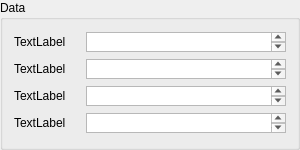
                  <widget class="QGroupBox" name="groupBox_3">
                   <property name="sizePolicy">
                    <sizepolicy hsizetype="Maximum" vsizetype="Maximum">
                     <horstretch>0</horstretch>
                     <verstretch>0</verstretch>
                    </sizepolicy>
                   </property>
                   <property name="minimumSize">
                    <size>
                     <width>300</width>
                     <height>150</height>
                    </size>
                   </property>
                   <property name="maximumSize">
                    <size>
                     <width>400</width>
                     <height>16777215</height>
                    </size>
                   </property>
                   <property name="title">
                    <string>Data</string>
                   </property>
                   <layout class="QVBoxLayout" name="verticalLayout_2">
                    <item>
                     <layout class="QHBoxLayout" name="horizontalLayout_10">
                      <item>
                       <widget class="QLabel" name="label_5">
                        <property name="text">
                         <string>TextLabel</string>
                        </property>
                       </widget>
                      </item>
                      <item>
                       <widget class="QTextEdit" name="textEdit">
                        <property name="sizePolicy">
                         <sizepolicy hsizetype="Maximum" vsizetype="Expanding">
                          <horstretch>0</horstretch>
                          <verstretch>0</verstretch>
                         </sizepolicy>
                        </property>
                        <property name="minimumSize">
                         <size>
                          <width>100</width>
                          <height>20</height>
                         </size>
                        </property>
                        <property name="maximumSize">
                         <size>
                          <width>200</width>
                          <height>20</height>
                         </size>
                        </property>
                       </widget>
                      </item>
                     </layout>
                    </item>
                    <item>
                     <layout class="QHBoxLayout" name="horizontalLayout_9">
                      <item>
                       <widget class="QLabel" name="label_6">
                        <property name="text">
                         <string>TextLabel</string>
                        </property>
                       </widget>
                      </item>
                      <item>
                       <widget class="QTextEdit" name="textEdit_2">
                        <property name="sizePolicy">
                         <sizepolicy hsizetype="Maximum" vsizetype="Expanding">
                          <horstretch>0</horstretch>
                          <verstretch>0</verstretch>
                         </sizepolicy>
                        </property>
                        <property name="minimumSize">
                         <size>
                          <width>200</width>
                          <height>20</height>
                         </size>
                        </property>
                        <property name="maximumSize">
                         <size>
                          <width>100</width>
                          <height>20</height>
                         </size>
                        </property>
                       </widget>
                      </item>
                     </layout>
                    </item>
                    <item>
                     <layout class="QHBoxLayout" name="horizontalLayout_8">
                      <item>
                       <widget class="QLabel" name="label_7">
                        <property name="text">
                         <string>TextLabel</string>
                        </property>
                       </widget>
                      </item>
                      <item>
                       <widget class="QTextEdit" name="textEdit_3">
                        <property name="sizePolicy">
                         <sizepolicy hsizetype="Maximum" vsizetype="Expanding">
                          <horstretch>0</horstretch>
                          <verstretch>0</verstretch>
                         </sizepolicy>
                        </property>
                        <property name="minimumSize">
                         <size>
                          <width>200</width>
                          <height>20</height>
                         </size>
                        </property>
                        <property name="maximumSize">
                         <size>
                          <width>100</width>
                          <height>20</height>
                         </size>
                        </property>
                       </widget>
                      </item>
                     </layout>
                    </item>
                    <item>
                     <layout class="QHBoxLayout" name="horizontalLayout_7">
                      <item>
                       <widget class="QLabel" name="label_8">
                        <property name="text">
                         <string>TextLabel</string>
                        </property>
                       </widget>
                      </item>
                      <item>
                       <widget class="QTextEdit" name="textEdit_4">
                        <property name="sizePolicy">
                         <sizepolicy hsizetype="Maximum" vsizetype="Expanding">
                          <horstretch>0</horstretch>
                          <verstretch>0</verstretch>
                         </sizepolicy>
                        </property>
                        <property name="minimumSize">
                         <size>
                          <width>200</width>
                          <height>20</height>
                         </size>
                        </property>
                        <property name="maximumSize">
                         <size>
                          <width>100</width>
                          <height>20</height>
                         </size>
                        </property>
                       </widget>
                      </item>
                     </layout>
                    </item>
                   </layout>
                  </widget>
